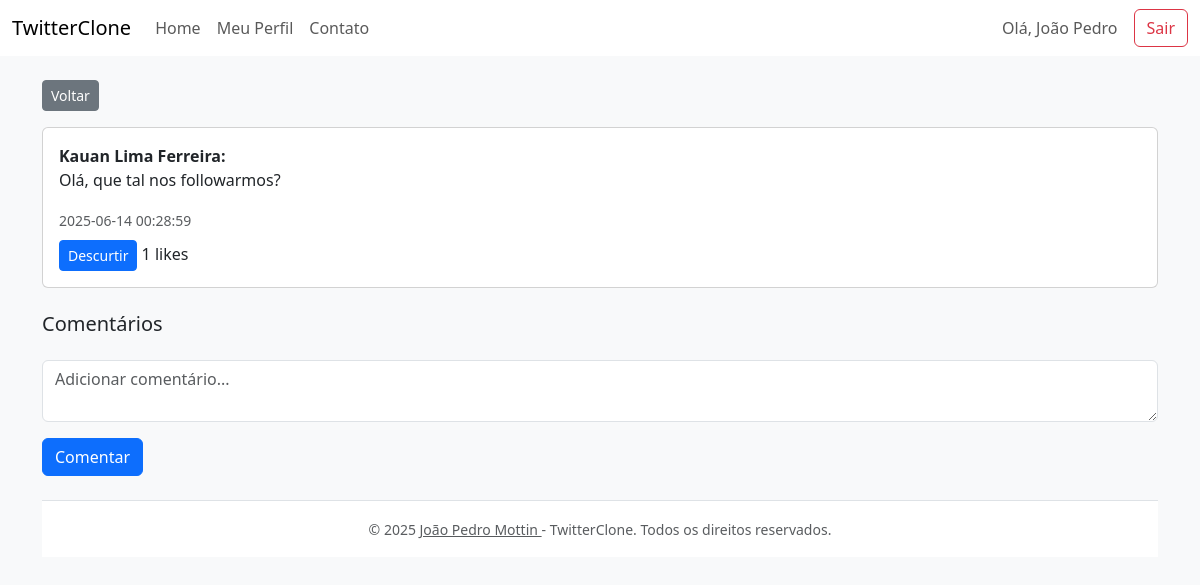
Page /?url=tweet/3 (signed in) on the committed database.
### tables this page shows
CREATE TABLE `tweets` (
  `id` int(11) NOT NULL AUTO_INCREMENT,
  `user_id` int(11) NOT NULL,
  `texto` text NOT NULL,
  `criado_em` datetime DEFAULT current_timestamp(),
  PRIMARY KEY (`id`),
  KEY `user_id` (`user_id`)
);

CREATE TABLE `users` (
  `id` int(11) NOT NULL AUTO_INCREMENT,
  `nome` varchar(100) NOT NULL,
  `email` varchar(100) NOT NULL,
  `senha` varchar(255) NOT NULL,
  `cpf` varchar(14) NOT NULL,
  `data_nascimento` date NOT NULL,
  PRIMARY KEY (`id`),
  UNIQUE KEY `email` (`email`)
);

### controllers/TweetController.php (called while the page is built, shortened)
<?php
require_once __DIR__ . '/../models/Tweet.php';
require_once __DIR__ . '/../config/db.php';
class TweetController {
    public function viewTweet($id)
    {
        $tweetModel = new Tweet(Conexao::getConexao());
        $tweet = $tweetModel->findById($id);
        $userLiked = $tweetModel->userLikedTweet($id, $_SESSION['user_id']);
        require 'views/partials/header.php';
        require 'views/tweet.php';
        require 'views/partials/footer.php';
    }
}

### config/db.php (called while the page is built)
<?php
abstract class Conexao {
    private static $pdo;
    public static function getConexao() {
        if (!isset(self::$pdo)) {
            try {
                self::$pdo = new PDO("mysql:host=localhost;port=3306;dbname=Twitterclone;charset=utf8", "root", "");
                self::$pdo->setAttribute(PDO::ATTR_ERRMODE, PDO::ERRMODE_EXCEPTION);
            } catch (PDOException $e) {
                die("Erro de conexão: " . $e->getMessage());
            }
        }
        return self::$pdo;
    }
}
?>

### models/Tweet.php (called while the page is built, shortened)
<?php
require_once __DIR__ . '/../config/db.php';
class Tweet {
    private $db;
    public function __construct($db) {
        $this->db = $db;
    }
    public function findById($id) {
        $stmt = $this->db->prepare('
            SELECT t.id, t.texto, u.nome, t.criado_em,
                   (SELECT COUNT(*) FROM likes WHERE tweet_id = t.id) AS likes_count
            FROM tweets t
            JOIN users u ON u.id = t.user_id
            WHERE t.id = ?
        ');
        $stmt->execute([$id]);
        return $stmt->fetch(PDO::FETCH_ASSOC);
    }
    public function userLikedTweet($tweet_id, $user_id) {
        $stmt = $this->db->prepare('SELECT 1 FROM likes WHERE tweet_id = ? AND user_id = ? LIMIT 1');
        $stmt->execute([$tweet_id, $user_id]);
        return $stmt->fetch() !== false;
    }
}

### views/tweet.php (the view, shortened to what this page needs)
<a href="?url=home" class="btn btn-secondary btn-sm mb-3">Voltar</a>
<div class="card mb-4">
    <div class="card-body">
        <strong><?php echo htmlspecialchars($tweet['nome']); ?>:</strong>
        <p><?php echo htmlspecialchars($tweet['texto']); ?></p>
        <small class="text-muted"><?php echo $tweet['criado_em']; ?></small>
        <div class="mt-2">
            <form method="POST" action="?url=like/toggle/<?php echo $tweet['id']; ?>" style="display:inline;">
                <button type="submit" class="btn btn-<?php echo $userLiked ? 'primary' : 'outline-primary'; ?> btn-sm">
                    <?php echo $userLiked ? 'Descurtir' : 'Curtir'; ?>
                </button>
            </form>
            <span><?php echo $tweet['likes_count']; ?> likes</span>
        </div>
    </div>
</div>
<h5>Comentários</h5>
<form method="POST" class="mt-4">
    <div class="mb-3">
        <textarea name="comentario" class="form-control" placeholder="Adicionar comentário..." required></textarea>
    </div>
    <button type="submit" class="btn btn-primary">Comentar</button>
</form>

### rows in the picture
tweets: user.nome "Kauan Lima Ferreira", texto "Olá, que tal nos followarmos?", criado_em "2025-06-14 00:28:59"

### other values in the picture
$_SESSION['user_nome'] "João Pedro"
$tweet['likes_count'] "1"
